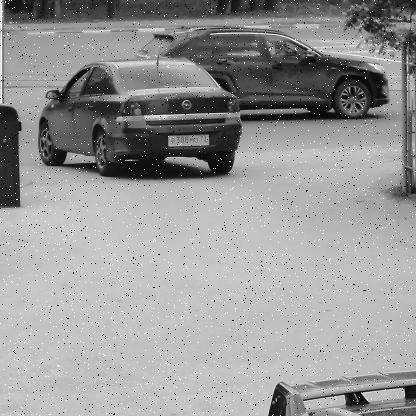
#> input picture lpr.v1i.yolov8/train/images/2022-05-26-15_05_20-999422-jpg_jpg.rf.89f2e7ecf1f77025b43e3fe5eaf288fa.jpg, 416 x 416 px; its folder holds only this picture in this run
$ jupyter execute --allow-errors IDC409_Group_04.ipynb
#> lines starting #> are read from the running program, lines starting #| are printed output that depends on the picture; after the words box and inside, x2 and y2 are one past the last pixel; in counts of white or black regions, pixels touching at a corner belong together
# License Plate Detection and Recognition using OpenCV and OCR

## License Plate Bounding Box Detection and IoU Calculation with YOLO Annotations
- **Preprocess Image**: Convert image to grayscale, apply noise reduction, and detect edges.
- **Bounding Box Detection**: Use contour detection to find and extract the license plate bounding box.
- **Load YOLO Annotations**: Convert YOLO bounding box format to corner coordinates.

[cell 1]
import os
import cv2
import numpy as np
import imutils
import matplotlib.pyplot as plt

# Function to detect bounding box using contour detection
def detect_license_plate_bbox(img_path):
    img = cv2.imread(img_path)
#> img is the input picture: shape (416, 416, 3); min 0, max 255, mean 152.5
    gray = cv2.cvtColor(img, cv2.COLOR_BGR2GRAY)

    # Noise reduction and edge detection
    bfilter = cv2.bilateralFilter(gray, 11, 17, 17)
    edged = cv2.Canny(bfilter, 30, 200)
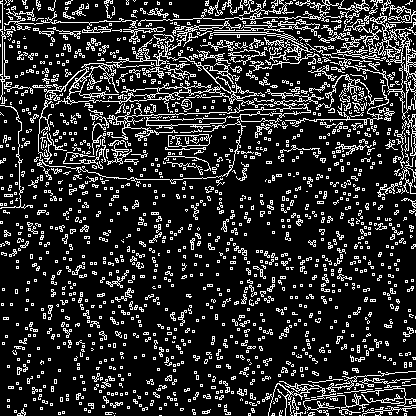
#> edged: shape (416, 416); 17.1% white in thin lines or dots

    # Finding contours
    keypoints = cv2.findContours(edged.copy(), cv2.RETR_TREE, cv2.CHAIN_APPROX_SIMPLE)
#> keypoints = 3891 contours, 3776 with area under 20; largest, box (x1, y1, x2, y2) and area: (32, 41, 275, 112) 5610, (68, 55, 221, 103) 4030, (306, 13, 416, 120) 1192, (107, 89, 324, 141) 780, (168, 134, 212, 147) 428
    contours = imutils.grab_contours(keypoints)
#> contours has the same summary as keypoints
    contours = sorted(contours, key=cv2.contourArea, reverse=True)[:10]
#> contours = 10 contours; largest, box (x1, y1, x2, y2) and area: (32, 41, 275, 112) 5610, (68, 55, 221, 103) 4030, (306, 13, 416, 120) 1192, (107, 89, 324, 141) 780, (168, 134, 212, 147) 428

    # Locate the license plate based on contour shape (approx 4 points)
    location = None
    for contour in contours:
        approx = cv2.approxPolyDP(contour, 10, True)
        if len(approx) == 4:  # Likely rectangular
            location = approx
            break
#> this loop made 10 passes
#> approx on passes 5, 6, 7, 8, 10: [[211, 135], [168, 135], [168, 146]], [[225, 119], [146, 124]], [[209, 138], [168, 145]], [[406, 43], [403, 113]], [[408, 72], [414, 109]]

    # Compute bounding box if location is found
    if location is not None:
        x, y = zip(*[point[0] for point in location])
        x_min, y_min = min(x), min(y)
        x_max, y_max = max(x), max(y)
        detected_bbox = [x_min, y_min, x_max, y_max]
        return detected_bbox  # Returns [x_min, y_min, x_max, y_max]
    else:
        return None

# Function to load YOLO label and compute IoU
# [23 lines left out: function compute_iou, not called in this run]

# Directory paths (adjust as needed)
image_dir = "lpr.v1i.yolov8/train/images"
label_dir = "lpr.v1i.yolov8/train/labels"

ious = []
detected_images = 0  # Counter for detected images
total_images = 0  # Counter for all processed images

for filename in os.listdir(image_dir):
    img_path = os.path.join(image_dir, filename)
    label_path = os.path.join(label_dir, filename.replace('.jpg', '.txt'))

    # Detect bounding box using contour detection
    detected_bbox = detect_license_plate_bbox(img_path)
    if detected_bbox is None:
        continue  # Skip if bounding box is not detected

    detected_images += 1  # Increment detected image counter

    # Load YOLO bounding box
    if os.path.exists(label_path):
        with open(label_path, 'r') as f:
            line = f.readline().strip()
            bbox = list(map(float, line.split()))[1:]  # YOLO format [class, x_center, y_center, width, height]

            # Convert YOLO format to corner coordinates
            img = cv2.imread(img_path)
            h, w = img.shape[:2]
            x_center, y_center, width, height = bbox
            x1_yolo = int((x_center - width / 2) * w)
            y1_yolo = int((y_center - height / 2) * h)
            x2_yolo = int((x_center + width / 2) * w)
            y2_yolo = int((y_center + height / 2) * h)
            yolo_bbox = [x1_yolo, y1_yolo, x2_yolo, y2_yolo]

    else:
        print(f"Label file for {filename} not found. Skipping...")

    total_images += 1  # Increment total image counter

## Bounding Box Error Metrics: MSE and MAE

The following code defines two functions, `compute_mse` and `compute_mae`, for evaluating the accuracy of bounding box predictions in object detection. These functions calculate error metrics that assess the difference between detected bounding boxes and YOLO-predicted bounding boxes, normalized by the image dimensions.

- **Mean Squared Error (MSE)**: Computes the average of squared differences between detected and YOLO bounding box coordinates, giving greater weight to larger errors.
- **Mean Absolute Error (MAE)**: Computes the average of absolute differences, providing an intuitive measure of average discrepancy.

Each function accepts:
  - `detected_bbox`: Coordinates of the detected bounding box.
  - `yolo_bbox`: Coordinates of the YOLO bounding box.
  - `img_width` and `img_height`: Dimensions of the image for normalization.

[cell 2]
import numpy as np

# Function for Normalized Mean Squared Error (MSE)
# [19 lines left out: functions compute_mse, compute_mae, not called in this run]

### Loop Through Images:
  - Reads each image and label file.
  - Computes MSE and MAE values for each image, storing results in respective lists.

### Plotting Results
- **MSE and MAE Scatter Plots**: Displays MSE and MAE values for each processed image, visualizing individual errors to help identify outliers and patterns.
- **Average Error Calculation**: Calculates and prints average MSE and MAE values across all images, providing an overall accuracy metric.

### Average Metrics
- **Average MSE**: `0.07105532153613227`
- **Average MAE**: `0.19957567467063322`
et Example

[cell 3]
import os
import cv2
import matplotlib.pyplot as plt
import numpy as np

# Directory paths (adjust as needed)
image_dir = "lpr.v1i.yolov8/train/images"
label_dir = "lpr.v1i.yolov8/train/labels"

# Store results for plotting
mse_results = []
mae_results = []

# Function for Normalized Mean Squared Error (MSE)
# [12 lines left out: functions compute_mse, compute_mae, not called in this run]

# Loop through images in the directory
for filename in os.listdir(image_dir):
    img_path = os.path.join(image_dir, filename)
    label_path = os.path.join(label_dir, filename.replace('.jpg', '.txt'))

    # Detect bounding box using contour detection
    detected_bbox = detect_license_plate_bbox(img_path)
#> in detect_license_plate_bbox (call 2), `contours = imutils.grab_contours(keypoints)`: contours has the same summary as keypoints
#> the loop in detect_license_plate_bbox (call 2), `for contour in contours:` made 10 passes
    if detected_bbox is None:
        continue

    # Load YOLO bounding box
    if os.path.exists(label_path):
        with open(label_path, 'r') as f:
            line = f.readline().strip()
            bbox = list(map(float, line.split()))[1:]  # Assuming YOLO format [class, x_center, y_center, width, height]

            # Convert YOLO format to corner coordinates
            img = cv2.imread(img_path)
            h, w = img.shape[:2]
            x_center, y_center, width, height = bbox
            x1_yolo = int((x_center - width / 2) * w)
            y1_yolo = int((y_center - height / 2) * h)
            x2_yolo = int((x_center + width / 2) * w)
            y2_yolo = int((y_center + height / 2) * h)
            yolo_bbox = [x1_yolo, y1_yolo, x2_yolo, y2_yolo]

            # Compute metrics and store the results
            mse = compute_mse(detected_bbox, yolo_bbox, w, h)
            mae = compute_mae(detected_bbox, yolo_bbox, w, h)

            mse_results.append(mse)
            mae_results.append(mae)

            print(f"Results for {filename} - MSE: {mse}, MAE: {mae}")
    else:
        print(f"Label file for {filename} not found. Skipping...")

[cell 4]
# Plot results
plt.figure(figsize=(12, 6))

# MSE Scatter Plot
plt.subplot(1, 2, 1)
plt.scatter(range(len(mse_results)), mse_results, label='MSE', color='blue')
plt.title("Mean Squared Error (MSE)")
plt.xlabel("Image Index")
plt.ylabel("MSE")
plt.grid(True)

# MAE Scatter Plot
plt.subplot(1, 2, 2)
plt.scatter(range(len(mae_results)), mae_results, label='MAE', color='orange')
plt.title("Mean Absolute Error (MAE)")
plt.xlabel("Image Index")
plt.ylabel("MAE")
plt.grid(True)

plt.tight_layout()
plt.legend()
plt.show()
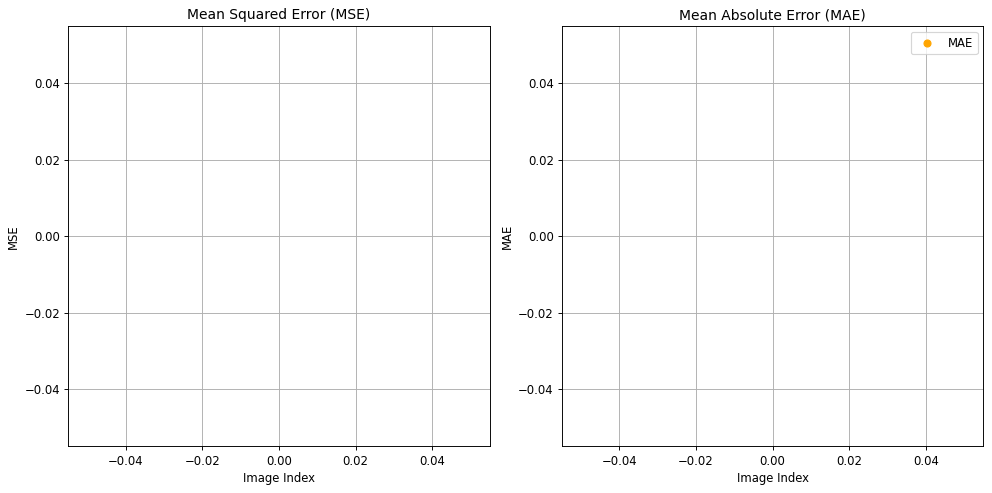
#> figure drawn by matplotlib, 2 panels

# Calculate and print average metrics
if mse_results and mae_results:
    print(f"Average MSE: {np.mean(mse_results)}")
    print(f"Average MAE: {np.mean(mae_results)}")
else:
    print("No MSE or MAE values calculated.")

### Loop Through Images:
  - Reads each image and its corresponding label file.
  - Converts the YOLO bounding box from normalized to unnormalized (pixel) coordinates.
  - Computes the Intersection over Union (IoU) between the detected bounding box and the YOLO bounding box, storing results in the `iou_results` list.
  - Skips images where no bounding box is detected or the label file is missing.

### Plotting Results
- **IoU Calculation**: Computes IoU for each image, indicating the overlap between the detected bounding box and the YOLO ground truth bounding box.
- **Results Display**: Displays IoU values for each processed image, helping visualize detection accuracy.

### Average Metrics
- **Average IoU**: The script accumulates IoU values for valid detections and prints out the IoU for each processed image, showcasing the model's performance.

[cell 5]
import os
import cv2
import numpy as np
import matplotlib.pyplot as plt

# Function to convert YOLO normalized bbox to unnormalized (pixel) coordinates
# [36 lines left out: functions convert_to_unnormalized_bbox, compute_iou_unnormalized, not called in this run]

# Directory paths (adjust as needed)
image_dir = "lpr.v1i.yolov8/train/images"
label_dir = "lpr.v1i.yolov8/train/labels"

# Store results for plotting
iou_results = []

# Loop through all images in the image directory
for filename in os.listdir(image_dir):
    img_path = os.path.join(image_dir, filename)
    label_path = os.path.join(label_dir, filename.replace('.jpg', '.txt'))

    # Detect bounding box using contour detection (assuming you have a detect_license_plate_bbox function)
    detected_bbox = detect_license_plate_bbox(img_path)  # Replace with your actual detection method
#> in detect_license_plate_bbox (call 3), `contours = imutils.grab_contours(keypoints)`: contours has the same summary as keypoints
    if detected_bbox is None:
        continue  # Skip comparison if no bounding box is detected

    # Load YOLO bounding box only if detected bbox is found
    if os.path.exists(label_path):
        with open(label_path, 'r') as f:
            line = f.readline().strip()
            bbox = list(map(float, line.split()))[1:]  # Assuming YOLO format [class, x_center, y_center, width, height]

            # Convert YOLO format to corner coordinates
            img = cv2.imread(img_path)
            image_shape = img.shape
            yolo_bbox = bbox  # YOLO normalized bbox [x_center, y_center, width, height]

            # Compute IoU and store the result if it's greater than 0
            iou = compute_iou_unnormalized(detected_bbox, yolo_bbox, image_shape)
            if iou > 0.0:
                iou_results.append(iou)
                print(f"Results for {filename} - IoU: {iou}")
    else:
        print(f"Label file for {filename} not found. Skipping...")

[cell 6]
# Plot results as a scatter plot (only non-zero IoUs)
plt.figure(figsize=(10, 6))
plt.scatter(range(len(iou_results)), iou_results, label='IoU', color='green')
plt.title("Intersection over Union (IoU) for All Images (Filtered)")
plt.xlabel("Image Index")
plt.ylabel("IoU")
plt.grid(True)
plt.legend()
plt.show()
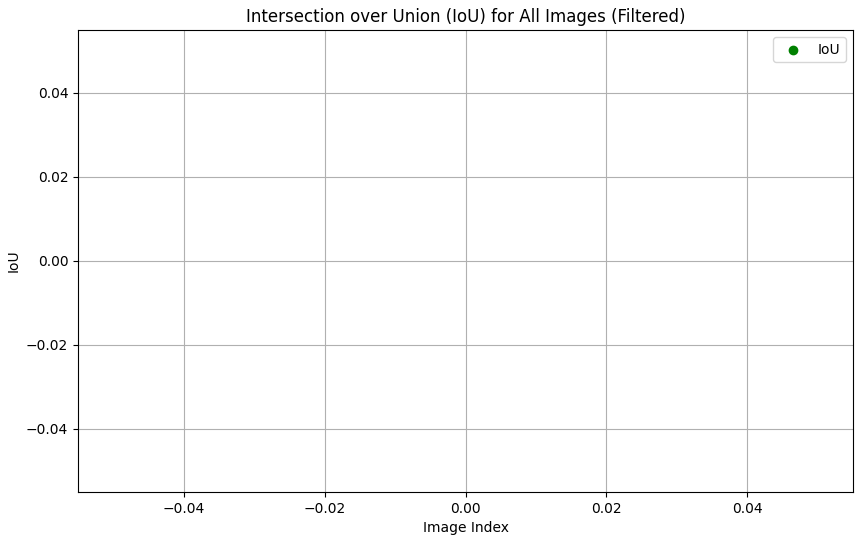
#> figure drawn by matplotlib, 1 panel

# Calculate and print average IoU (only for non-zero values)
if iou_results:
    average_iou = np.mean(iou_results)
    print(f"Average IoU (non-zero): {average_iou}")
else:
    print("No non-zero IoU values found.")

### License Plate Recognition Process

1. **Preprocessing**: Convert image to grayscale, apply bilateral filter, and use Canny edge detection.
2. **Contour Detection**: Find largest quadrilateral contours to locate the license plate.
3. **Region Extraction**: Mask and crop the license plate area from the image.
4. **OCR**: Extract text from the cropped license plate using EasyOCR.
5. **Text Annotation**: Annotate the detected text on the original image and draw the bounding box.
6. **Display Result**: Show the annotated image with license plate text.

### Example Output
- **License Plate Detection**: License plate text and bounding box if detected.
- **Text Recognition**: OCR-extracted text displayed on the image.
- **Visualization**: Annotated final image with visible license plate text.

[cell 7]
import matplotlib.pyplot as plt
import cv2
import numpy as np
import imutils
import easyocr

def recognize_license_plate(image_path):
    # Step 1: Load image and convert to grayscale
    img = cv2.imread(image_path)
    gray = cv2.cvtColor(img, cv2.COLOR_BGR2GRAY)

    # Display the grayscale image
    plt.figure(figsize=(10, 10))
    plt.imshow(cv2.cvtColor(gray, cv2.COLOR_BGR2RGB))
    plt.title('Step 1: Grayscale Image')
    plt.axis('off')
    plt.show()

    # Step 2: Noise reduction and edge detection
    bfilter = cv2.bilateralFilter(gray, 11, 17, 17)
    edged = cv2.Canny(bfilter, 30, 200)

    # Display the edged image
    plt.figure(figsize=(10, 10))
    plt.imshow(edged, cmap='gray')
    plt.title('Step 2: Edge Detection')
    plt.axis('off')
    plt.show()

    # Step 3: Find contours and locate the license plate
    keypoints = cv2.findContours(edged.copy(), cv2.RETR_TREE, cv2.CHAIN_APPROX_SIMPLE)
    contours = imutils.grab_contours(keypoints)
    contours = sorted(contours, key=cv2.contourArea, reverse=True)[:10]

    location = None
    for contour in contours:
        approx = cv2.approxPolyDP(contour, 10, True)
        if len(approx) == 4:
            location = approx
            break

    # Ensure a valid location was found
    if location is None:
        print("License plate not found.")
        return

    # Step 4: Mask the plate region and extract it
    mask = np.zeros(gray.shape, np.uint8)
    cv2.drawContours(mask, [location], 0, 255, -1)
    masked_img = cv2.bitwise_and(img, img, mask=mask)

    (x, y) = np.where(mask == 255)
    (x1, y1) = (np.min(x), np.min(y))
    (x2, y2) = (np.max(x), np.max(y))
    cropped_image = gray[x1:x2+1, y1:y2+1]

    # Display the masked region and cropped image
    plt.figure(figsize=(10, 10))
    plt.imshow(cv2.cvtColor(masked_img, cv2.COLOR_BGR2RGB))
    plt.title('Step 4: Masked Plate Region')
    plt.axis('off')
    plt.show()

    plt.figure(figsize=(10, 10))
    plt.imshow(cropped_image, cmap='gray')
    plt.title('Step 4: Cropped License Plate')
    plt.axis('off')
    plt.show()

    # Step 5: Use OCR to read the license plate text
    reader = easyocr.Reader(['en'])
    result = reader.readtext(cropped_image)

    if result:
        text = result[0][-2]
    else:
        print("Text could not be detected.")
        return

    # Step 6: Annotate the original image
    font = cv2.FONT_HERSHEY_SIMPLEX
    img_with_text = cv2.putText(img, text=text, org=(location[0][0][0], location[0][0][1]-10),
                                fontFace=font, fontScale=1, color=(0, 255, 0), thickness=2, lineType=cv2.LINE_AA)
    img_with_text = cv2.rectangle(img_with_text, tuple(location[0][0]), tuple(location[2][0]), (0, 255, 0), 3)

    # Display the final image with the text and bounding box
    plt.figure(figsize=(10, 10))
    plt.imshow(cv2.cvtColor(img_with_text, cv2.COLOR_BGR2RGB))
    plt.title(f'Step 6: Annotated License Plate with Text: {text}')
    plt.axis('off')
    plt.show()

    # Print the final detected license plate text
    print(f"Detected License Plate Text: {text}")

# Example usage
# recognize_license_plate('path_to_your_image.jpg')

#> (a cell that did not finish here is left out)

#> (a cell that did not finish here is left out)

$ run again, on lpr.v1i.yolov8/train/images/2022-05-26-15_05_58-525100-jpg_jpg.rf.ee9e8787111c8f4075898157006bfb4c.jpg
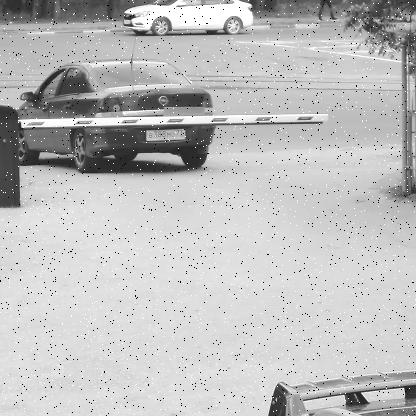
#> input picture lpr.v1i.yolov8/train/images/2022-05-26-15_05_58-525100-jpg_jpg.rf.ee9e8787111c8f4075898157006bfb4c.jpg, 416 x 416 px
#> in detect_license_plate_bbox, img is the input picture: shape (416, 416, 3); min 0, max 255, mean 190.8
#> in detect_license_plate_bbox, `edged = cv2.Canny(bfilter, 30, 200)`:
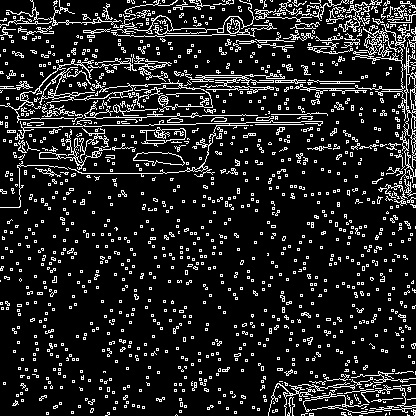
#> edged: shape (416, 416); 13.1% white in thin lines or dots
#> keypoints = 2968 contours, 2888 with area under 20; largest, box (x1, y1, x2, y2) and area: (352, 42, 416, 183) 521, (140, 127, 186, 147) 476, (133, 152, 185, 166) 433, (133, 152, 185, 166) 420, (39, 128, 111, 170) 400
#> in detect_license_plate_bbox, `contours = imutils.grab_contours(keypoints)`: contours has the same summary as keypoints
#> in detect_license_plate_bbox, `contours = sorted(contours, key=cv2.contourArea, reverse=True)[:10]`: contours = 10 contours; largest, box (x1, y1, x2, y2) and area: (352, 42, 416, 183) 521, (140, 127, 186, 147) 476, (133, 152, 185, 166) 433, (133, 152, 185, 166) 420, (39, 128, 111, 170) 400
#> the loop in detect_license_plate_bbox, `for contour in contours:` made 10 passes
#> approx on passes 2, 3, 4, 6: [[140, 130], [157, 146], [185, 137]], [[133, 158], [184, 163]], [[133, 159], [184, 163]], [[185, 131], [146, 139]]
#> in detect_license_plate_bbox (call 2), `contours = imutils.grab_contours(keypoints)`: contours has the same summary as keypoints
#> the loop in detect_license_plate_bbox (call 2), `for contour in contours:` made 10 passes
#> in detect_license_plate_bbox (call 3), `contours = imutils.grab_contours(keypoints)`: contours has the same summary as keypoints
